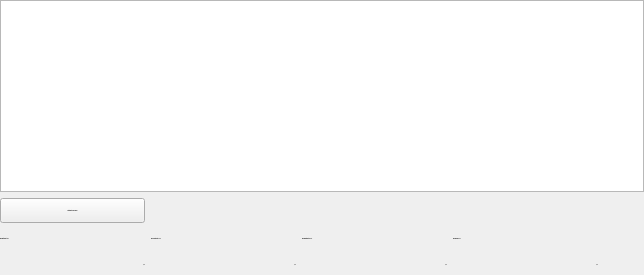
                 <widget class="QWidget" name="pageMainTable">
                  <layout class="QGridLayout" name="gridLayout_11">
                   <property name="leftMargin">
                    <number>0</number>
                   </property>
                   <property name="topMargin">
                    <number>0</number>
                   </property>
                   <property name="rightMargin">
                    <number>0</number>
                   </property>
                   <property name="bottomMargin">
                    <number>0</number>
                   </property>
                   <item row="0" column="0">
                    <layout class="QGridLayout" name="gridLayout_10">
                     <item row="2" column="0">
                      <widget class="QLabel" name="lblLabel10_3">
                       <property name="minimumSize">
                        <size>
                         <width>145</width>
                         <height>20</height>
                        </size>
                       </property>
                       <property name="maximumSize">
                        <size>
                         <width>16777215</width>
                         <height>20</height>
                        </size>
                       </property>
                       <property name="font">
                        <font>
                         <family>segoe ui</family>
                         <pointsize>-1</pointsize>
                         <weight>75</weight>
                         <bold>true</bold>
                        </font>
                       </property>
                       <property name="text">
                        <string>MW Mittelwert VAL</string>
                       </property>
                      </widget>
                     </item>
                     <item row="2" column="2">
                      <widget class="QLabel" name="lblLabel10_5">
                       <property name="minimumSize">
                        <size>
                         <width>145</width>
                         <height>20</height>
                        </size>
                       </property>
                       <property name="maximumSize">
                        <size>
                         <width>16777215</width>
                         <height>20</height>
                        </size>
                       </property>
                       <property name="font">
                        <font>
                         <family>segoe ui</family>
                         <pointsize>-1</pointsize>
                         <weight>75</weight>
                         <bold>true</bold>
                        </font>
                       </property>
                       <property name="text">
                        <string>MW Billigstbieter VAL</string>
                       </property>
                      </widget>
                     </item>
                     <item row="1" column="0">
                      <widget class="QPushButton" name="cmdCalc">
                       <property name="minimumSize">
                        <size>
                         <width>145</width>
                         <height>25</height>
                        </size>
                       </property>
                       <property name="maximumSize">
                        <size>
                         <width>145</width>
                         <height>25</height>
                        </size>
                       </property>
                       <property name="font">
                        <font>
                         <family>segoe ui</family>
                         <pointsize>-1</pointsize>
                         <weight>75</weight>
                         <bold>true</bold>
                        </font>
                       </property>
                       <property name="styleSheet">
                        <string notr="true"/>
                       </property>
                       <property name="text">
                        <string>Mittelwert berechnen</string>
                       </property>
                      </widget>
                     </item>
                     <item row="2" column="3">
                      <widget class="QLabel" name="lblLabel10_6">
                       <property name="minimumSize">
                        <size>
                         <width>145</width>
                         <height>20</height>
                        </size>
                       </property>
                       <property name="maximumSize">
                        <size>
                         <width>16777215</width>
                         <height>20</height>
                        </size>
                       </property>
                       <property name="font">
                        <font>
                         <family>segoe ui</family>
                         <pointsize>-1</pointsize>
                         <weight>75</weight>
                         <bold>true</bold>
                        </font>
                       </property>
                       <property name="text">
                        <string>MW Median VAL</string>
                       </property>
                      </widget>
                     </item>
                     <item row="0" column="0" colspan="5">
                      <widget class="QTableView" name="grdView">
                       <property name="contextMenuPolicy">
                        <enum>Qt::CustomContextMenu</enum>
                       </property>
                       <property name="selectionMode">
                        <enum>QAbstractItemView::ExtendedSelection</enum>
                       </property>
                       <property name="selectionBehavior">
                        <enum>QAbstractItemView::SelectRows</enum>
                       </property>
                       <property name="sortingEnabled">
                        <bool>true</bool>
                       </property>
                       <attribute name="verticalHeaderVisible">
                        <bool>false</bool>
                       </attribute>
                      </widget>
                     </item>
                     <item row="2" column="1">
                      <widget class="QLabel" name="lblLabel10_4">
                       <property name="minimumSize">
                        <size>
                         <width>145</width>
                         <height>20</height>
                        </size>
                       </property>
                       <property name="maximumSize">
                        <size>
                         <width>16777215</width>
                         <height>20</height>
                        </size>
                       </property>
                       <property name="font">
                        <font>
                         <family>segoe ui</family>
                         <pointsize>-1</pointsize>
                         <weight>75</weight>
                         <bold>true</bold>
                        </font>
                       </property>
                       <property name="text">
                        <string>MW 3 Bestbieter VAL</string>
                       </property>
                      </widget>
                     </item>
                     <item row="2" column="4">
                      <spacer name="horizontalSpacer">
                       <property name="orientation">
                        <enum>Qt::Horizontal</enum>
                       </property>
                       <property name="sizeHint" stdset="0">
                        <size>
                         <width>40</width>
                         <height>20</height>
                        </size>
                       </property>
                      </spacer>
                     </item>
                     <item row="3" column="0">
                      <widget class="QLabel" name="lblMWMittelwert">
                       <property name="minimumSize">
                        <size>
                         <width>145</width>
                         <height>20</height>
                        </size>
                       </property>
                       <property name="maximumSize">
                        <size>
                         <width>16777215</width>
                         <height>20</height>
                        </size>
                       </property>
                       <property name="font">
                        <font>
                         <family>segoe ui</family>
                         <pointsize>-1</pointsize>
                         <weight>50</weight>
                         <bold>false</bold>
                        </font>
                       </property>
                       <property name="text">
                        <string>0,00</string>
                       </property>
                       <property name="alignment">
                        <set>Qt::AlignRight|Qt::AlignTrailing|Qt::AlignVCenter</set>
                       </property>
                      </widget>
                     </item>
                     <item row="3" column="1">
                      <widget class="QLabel" name="lblMW3Best">
                       <property name="minimumSize">
                        <size>
                         <width>145</width>
                         <height>20</height>
                        </size>
                       </property>
                       <property name="maximumSize">
                        <size>
                         <width>16777215</width>
                         <height>20</height>
                        </size>
                       </property>
                       <property name="font">
                        <font>
                         <family>segoe ui</family>
                         <pointsize>-1</pointsize>
                         <weight>50</weight>
                         <bold>false</bold>
                        </font>
                       </property>
                       <property name="text">
                        <string>0,00</string>
                       </property>
                       <property name="alignment">
                        <set>Qt::AlignRight|Qt::AlignTrailing|Qt::AlignVCenter</set>
                       </property>
                      </widget>
                     </item>
                     <item row="3" column="2">
                      <widget class="QLabel" name="lblMWBilligst">
                       <property name="minimumSize">
                        <size>
                         <width>145</width>
                         <height>20</height>
                        </size>
                       </property>
                       <property name="maximumSize">
                        <size>
                         <width>16777215</width>
                         <height>20</height>
                        </size>
                       </property>
                       <property name="font">
                        <font>
                         <family>segoe ui</family>
                         <pointsize>-1</pointsize>
                         <weight>50</weight>
                         <bold>false</bold>
                        </font>
                       </property>
                       <property name="text">
                        <string>0,00</string>
                       </property>
                       <property name="alignment">
                        <set>Qt::AlignRight|Qt::AlignTrailing|Qt::AlignVCenter</set>
                       </property>
                      </widget>
                     </item>
                     <item row="3" column="3">
                      <widget class="QLabel" name="lblMWMedian">
                       <property name="minimumSize">
                        <size>
                         <width>145</width>
                         <height>20</height>
                        </size>
                       </property>
                       <property name="maximumSize">
                        <size>
                         <width>16777215</width>
                         <height>20</height>
                        </size>
                       </property>
                       <property name="font">
                        <font>
                         <family>segoe ui</family>
                         <pointsize>-1</pointsize>
                         <weight>50</weight>
                         <bold>false</bold>
                        </font>
                       </property>
                       <property name="text">
                        <string>0,00</string>
                       </property>
                       <property name="alignment">
                        <set>Qt::AlignRight|Qt::AlignTrailing|Qt::AlignVCenter</set>
                       </property>
                      </widget>
                     </item>
                    </layout>
                   </item>
                  </layout>
                 </widget>
